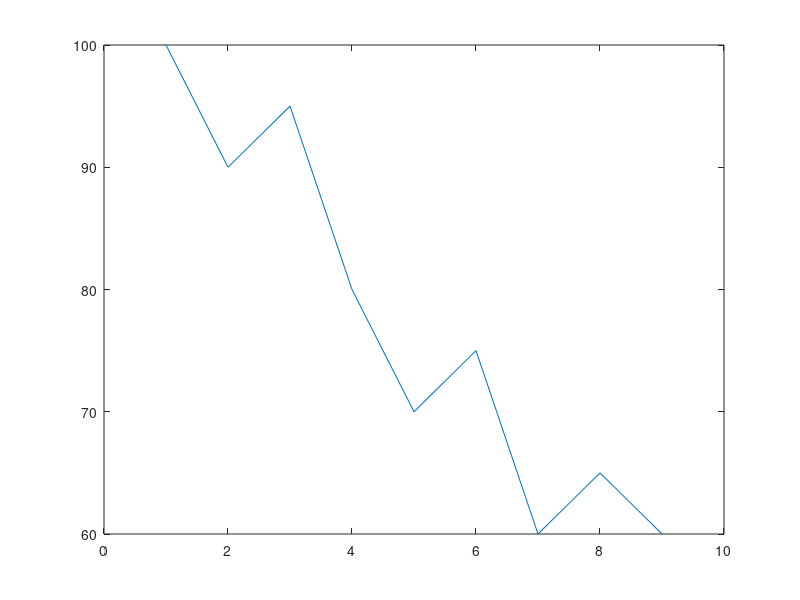

Write the MATLAB code that produced this figure.
clc
clear all
close all

quiz = [100, 90, 95, 80, 70, 75, 60, 65, 60];

total = 0;

for ii = 1:length(quiz)
    total = total + quiz(ii);
end

average = total / length(quiz)

plot(quiz)